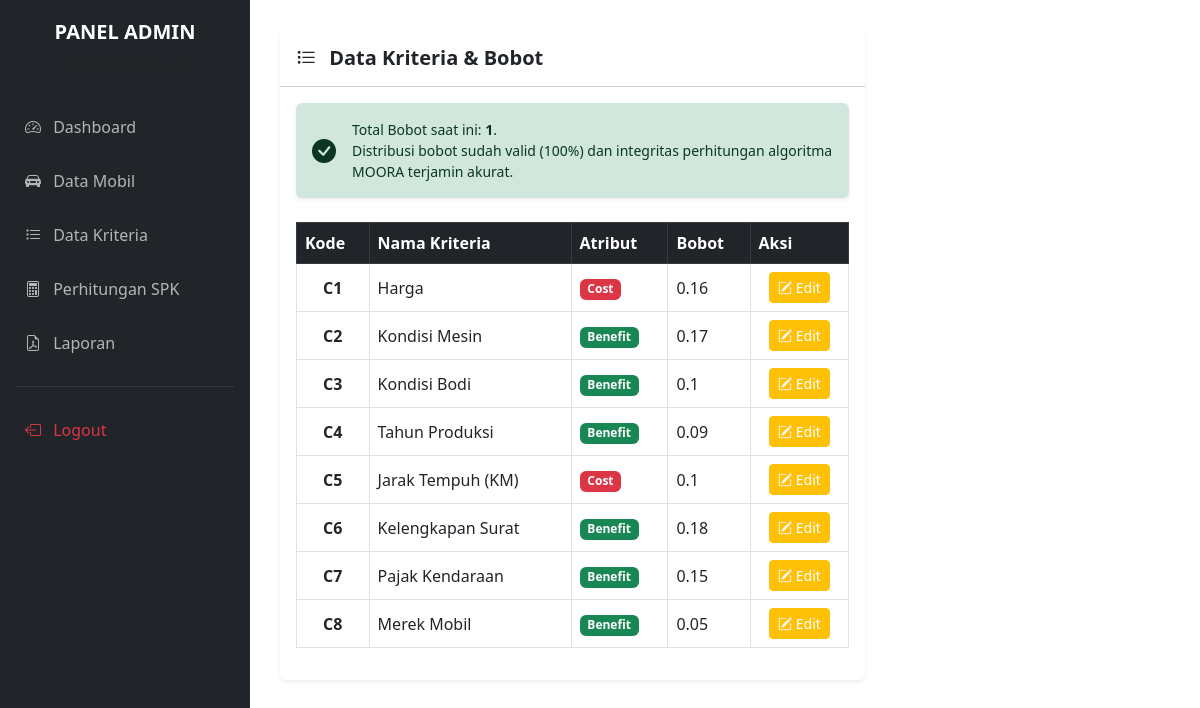
The app's page /admin/data_kriteria.php (signed in) with its own data.
### tables this page shows
CREATE TABLE `tb_kriteria` (
  `id_kriteria` int(11) NOT NULL,
  `kode_kriteria` varchar(5) NOT NULL,
  `nama_kriteria` varchar(100) NOT NULL,
  `atribut` enum('benefit','cost') NOT NULL,
  `bobot` float NOT NULL
);

### config/functions.php (called while the page is built, shortened)
<?php
require 'koneksi.php';
function query($query) {
    global $conn;
    $result = mysqli_query($conn, $query);
    $rows = [];
    while ($row = mysqli_fetch_assoc($result)) {
        $rows[] = $row;
    }
    return $rows;
}
?>

### admin/data_kriteria.php (the view, shortened to what this page needs)
<?php
include 'header.php';
$mode_edit = false;
$kriteria_edit = null;
$kriteria = query("SELECT * FROM tb_kriteria ORDER BY id_kriteria ASC");
?>
<div class="row">
    <div class="col-md-8">
        <div class="card shadow-sm border-0 mb-4">
            <div class="card-header bg-white py-3">
                <h5 class="mb-0 fw-bold"><i class="bi bi-list-task me-2"></i> Data Kriteria & Bobot</h5>
            </div>
            <div class="card-body">
                <?php
                    $total_bobot_mentah = 0;
                    foreach($kriteria as $k) {
                        $total_bobot_mentah += $k['bobot'];
                    }
                    $total_bobot = round($total_bobot_mentah, 2);
                ?>
                <?php if ($total_bobot == 1.00): ?>
                    <div class="alert alert-success d-flex align-items-center small mb-4 shadow-sm border-0" role="alert">
                        <i class="bi bi-check-circle-fill me-3 fs-4"></i>
                        <div>
                            Total Bobot saat ini: <strong><?= $total_bobot; ?></strong>. <br>
                            Distribusi bobot sudah valid (100%) dan integritas perhitungan algoritma MOORA terjamin akurat.
                        </div>
                    </div>
                <?php endif; ?>
                <table class="table table-bordered table-hover align-middle">
                    <thead class="table-dark">
                        <tr>
                            <th>Kode</th>
                            <th>Nama Kriteria</th>
                            <th>Atribut</th>
                            <th>Bobot</th>
                            <th>Aksi</th>
                        </tr>
                    </thead>
                    <tbody>
                        <?php foreach ($kriteria as $k) : ?>
                        <tr class="<?= ($mode_edit && $kriteria_edit['id_kriteria'] == $k['id_kriteria']) ? 'table-primary' : ''; ?>">
                            <td class="text-center fw-bold"><?= $k['kode_kriteria']; ?></td>
                            <td><?= $k['nama_kriteria']; ?></td>
                            <td>
                                <?php if($k['atribut'] == 'benefit'): ?>
                                    <span class="badge bg-success">Benefit</span>
                                <?php else: ?>
                                    <span class="badge bg-danger">Cost</span>
                                <?php endif; ?>
                            </td>
                            <td><?= $k['bobot']; ?></td>
                            <td class="text-center">
                                <?php if ($_SESSION['role'] === 'admin') : ?>
                                <a href="data_kriteria.php?aksi=edit&id=<?= $k['id_kriteria']; ?>" class="btn btn-sm btn-warning text-white">
                                    <i class="bi bi-pencil-square"></i> Edit
                                </a>
                                <?php else : ?>
                                    <span class="badge bg-secondary">View Only</span>
                                <?php endif; ?>
                            </td>
                        </tr>
                        <?php endforeach; ?>
                    </tbody>
                </table>
            </div>
        </div>
    </div>
</div>
<?php include 'footer.php'; ?>

### records on screen
tb_kriteria: kode_kriteria "C1", nama_kriteria "Harga", atribut "Cost", bobot "0.16"
tb_kriteria: kode_kriteria "C2", nama_kriteria "Kondisi Mesin", atribut "Benefit", bobot "0.17"
tb_kriteria: kode_kriteria "C3", nama_kriteria "Kondisi Bodi", atribut "Benefit", bobot "0.1"
tb_kriteria: kode_kriteria "C4", nama_kriteria "Tahun Produksi", atribut "Benefit", bobot "0.09"
tb_kriteria: kode_kriteria "C5", nama_kriteria "Jarak Tempuh (KM)", atribut "Cost", bobot "0.1"
tb_kriteria: kode_kriteria "C6", nama_kriteria "Kelengkapan Surat", atribut "Benefit", bobot "0.18"
tb_kriteria: kode_kriteria "C7", nama_kriteria "Pajak Kendaraan", atribut "Benefit", bobot "0.15"
tb_kriteria: kode_kriteria "C8", nama_kriteria "Merek Mobil", atribut "Benefit", bobot "0.05"

### other values on screen
$_SESSION['role'] "ADMIN"
$total_bobot "1"
